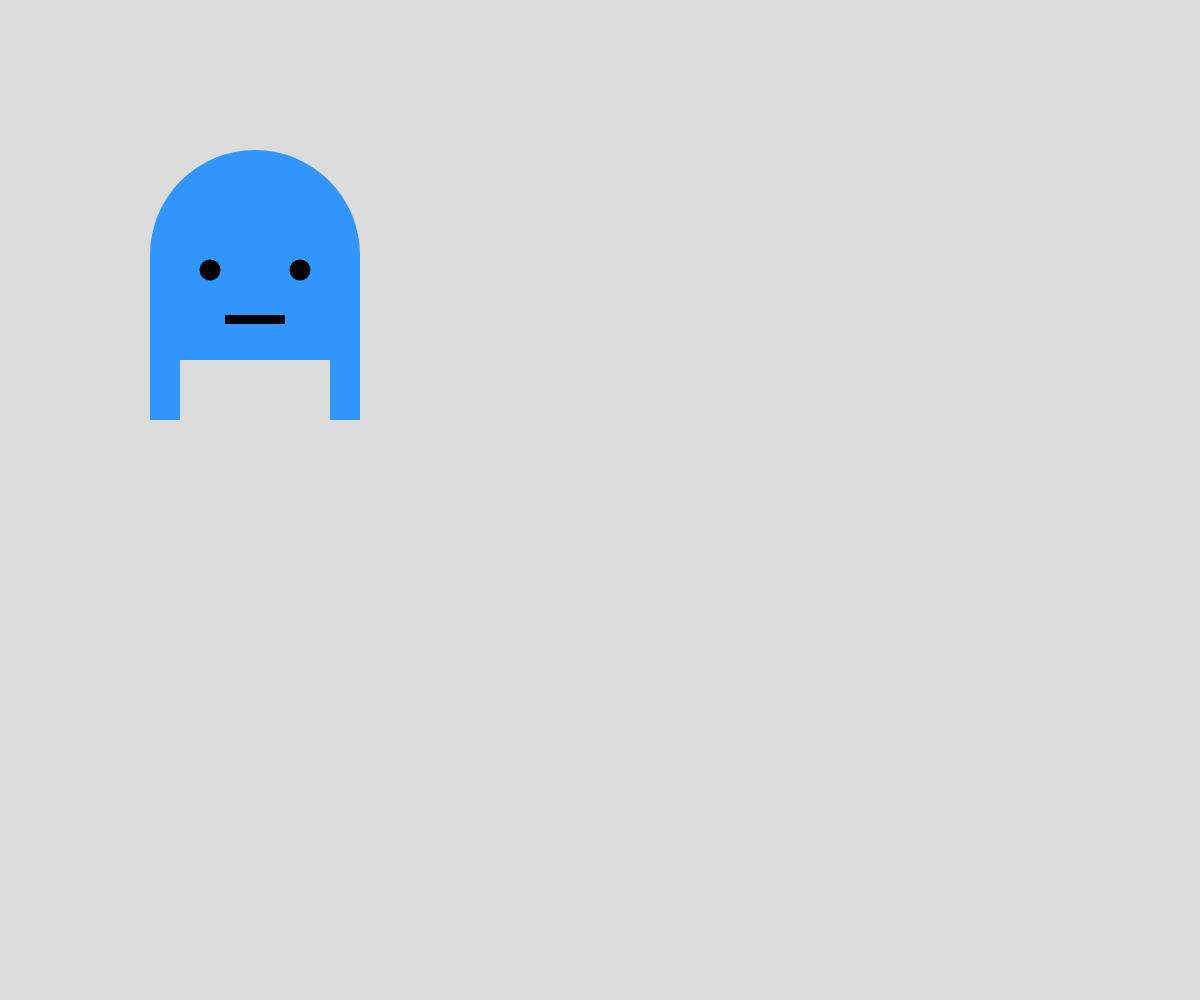
Frame 1 (no input)
Frame 60 (no input): identical to frame 1, image omitted
Frame 120 (the mouse pressed at the canvas centre since frame 60): identical to frame 1, image omitted

The p5.js sketch that drew this single still picture (run headless with seeded random() and noise() and a simulated clock; from frame 60 on, the mouse is pressed at the canvas centre):

// p5.js sketch
// ── sketch.js
// Drawing challenge
// Devin Hubbard
// september 13, 2024
//
// 

let headsize = 3
let rx = 150, ry = 150;

function setup() {
  createCanvas(windowWidth, windowHeight);
}

function draw() {
  background(220);
  noStroke();

//creature creation
  fill(50, 150, 255)
  rect(rx, ry, headsize*70, headsize*70, headsize*70, headsize*70, headsize*0);//head
  rect(rx,(ry+headsize*70),headsize*10,headsize*20)//left leg
  rect((rx+headsize*60),(ry+headsize*70),headsize*10,headsize*20)//right leg
  fill(0)
  circle((rx+headsize*50),(ry+headsize*40),headsize*7)//right eye
  circle((rx+headsize*20),(ry+headsize*40),headsize*7)//left eye
  rect((rx+headsize*25),(ry+headsize*55),headsize*20,headsize*3)//mouth
}
